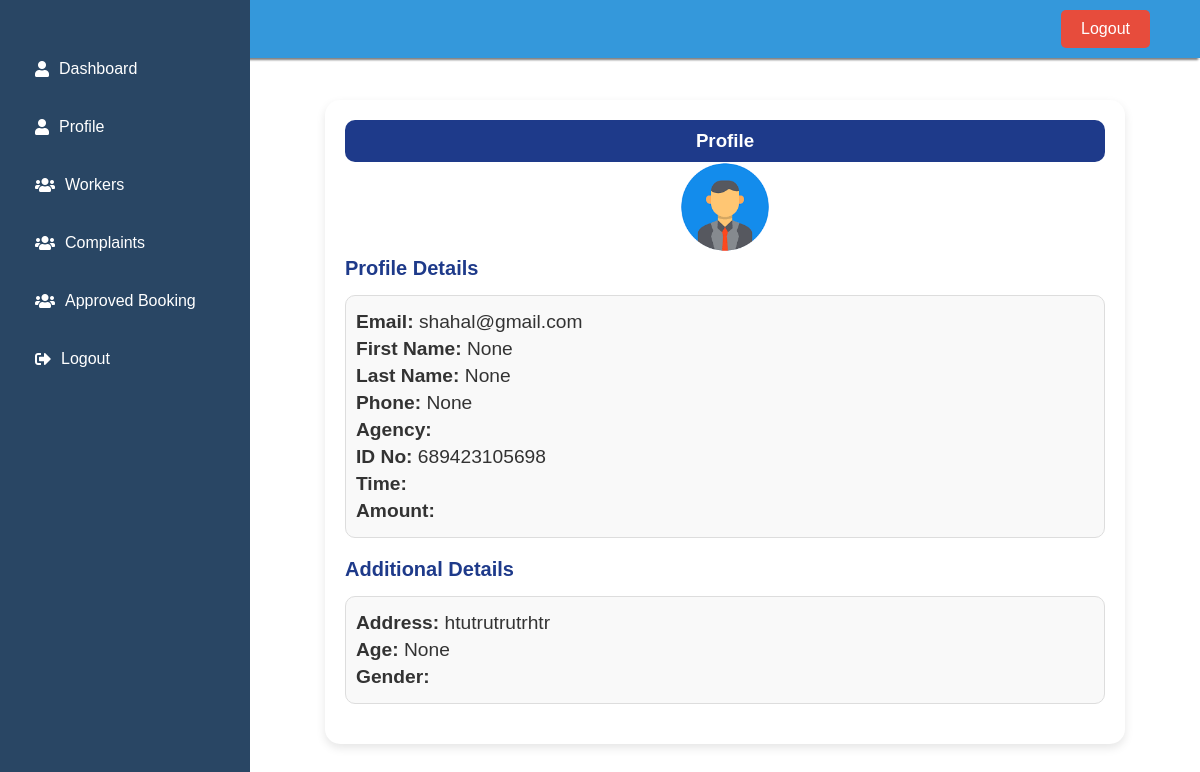
Before: /view_worker_details/6/ with the older database file.
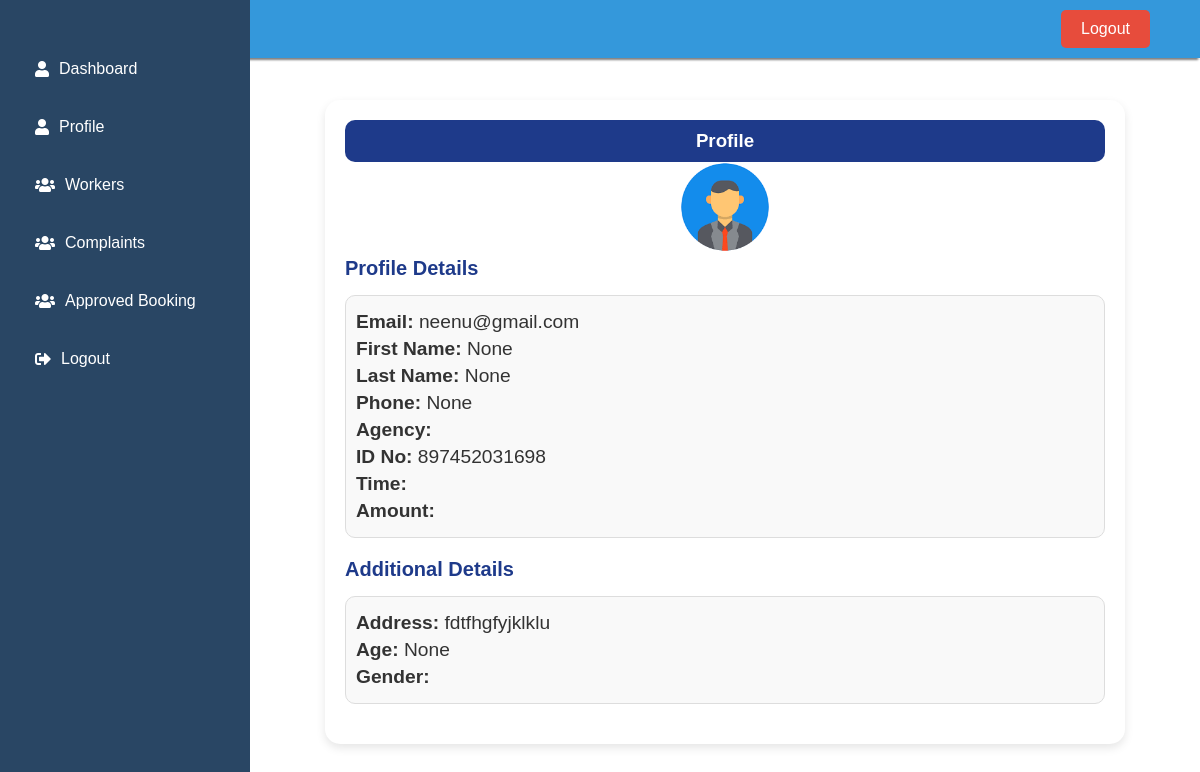
After: the same page with the newer database file.
### Bengali/models.py (models this page shows, shortened)
class WorkersDetails(models.Model):
    profile=models.OneToOneField('Profile',on_delete=models.CASCADE,related_name="worker_profile",null=True,blank=True)
    id_no=models.CharField(max_length=150,null=True)
    image=models.ImageField(null=True , blank=True)
    address=models.TextField()
    age=models.IntegerField(blank=True,null=True)
    gender=models.CharField(max_length=10 ,blank=True, null=True)
    category=models.CharField(max_length=50,blank=True,null=True)
    approved_by_agency=models.BooleanField(default=False)
    agency=models.ForeignKey('AgencyDetails',on_delete=models.CASCADE,related_name="agency_worker",null=True,blank=True)

class Profile(AbstractUser):
    USERNAME_FIELD='email'
    REQUIRED_FIELDS=[]
    objects = CustomUserManager()
    username = models.CharField(max_length=150, blank=True, null=True)
    first_name = models.CharField(max_length=150, blank=True, null=True)
    last_name= models.CharField(max_length=150, blank=True, null=True)
    role = models.CharField(max_length=15,choices=RoleChoices.choices)
    email=models.EmailField(unique=True)
    phone=models.CharField(max_length=15, blank=True, null=True)
    age=models.IntegerField(blank=True, null=True)
    worker_approved=models.BooleanField(blank=True, null=True)
    groups = models.ManyToManyField(
        Group,
            related_name="profile_groups",  # Set unique related_name
            blank=True
        )
    user_permissions = models.ManyToManyField(
            Permission,
            related_name="profile_permissions",  # Set unique related_name
            blank=True
        )

### Bengali/views.py (the view)
# urls.py: path('view_worker_details/<int:worker_id>/',views.view_worker_details,name='view_worker_details'),
def view_worker_details(request,worker_id):
    worker=get_object_or_404(WorkersDetails,id=worker_id)
    return render(request,"worker_details_view.html",{'worker':worker})

### templates/worker_details_view.html (shortened to what this page needs)
{% extends "user_base.html" %}
{% load static %}
{% block content %}
<div class="profile-container">
    <div class="profile-card">
        <div class="profile-header">
            <h3> Profile</h3>
        </div>
        <div style="display: flex;justify-content: center;">
            <p> <img alt="Worker Image" style="max-width: 100px;"></p>
        </div>
        <div class="profile-body">
            <h4 class="section-title">Profile Details</h4>
            <div class="profile-info">
                <p><strong>Email:</strong> {{ worker.profile.email }}</p>
                <p><strong>First Name:</strong> {{ worker.profile.first_name }}</p>
                <p><strong>Last Name:</strong> {{ worker.profile.last_name }}</p>
                <p><strong>Phone:</strong> {{ worker.profile.phone }}</p>
                <p><strong>Agency:</strong> {{ worker.profile.agency }}</p>
                <p><strong>ID No:</strong> {{ worker.id_no }}</p>
                <p><strong>Time:</strong> {{ worker.time }}</p>
                <p><strong>Amount:</strong> {{ worker.amount }}</p>
            </div>
            <h4 class="section-title">Additional Details</h4>
            <div class="profile-info">
                <p><strong>Address:</strong> {{ worker.address }}</p>
                <p><strong>Age:</strong> {{ worker.age }}</p>
                <p><strong>Gender:</strong> {{ worker.sex|title }}</p>
            </div>
        </div>
    </div>
</div>
{% endblock %}

Changed rows visible on the page:
changed WorkersDetails "None": profile.email "shahal@gmail.com" → "neenu@gmail.com"; id_no "689423105698" → "897452031698"; address "htutrutrutrhtr" → "fdtfhgfyjklklu"
